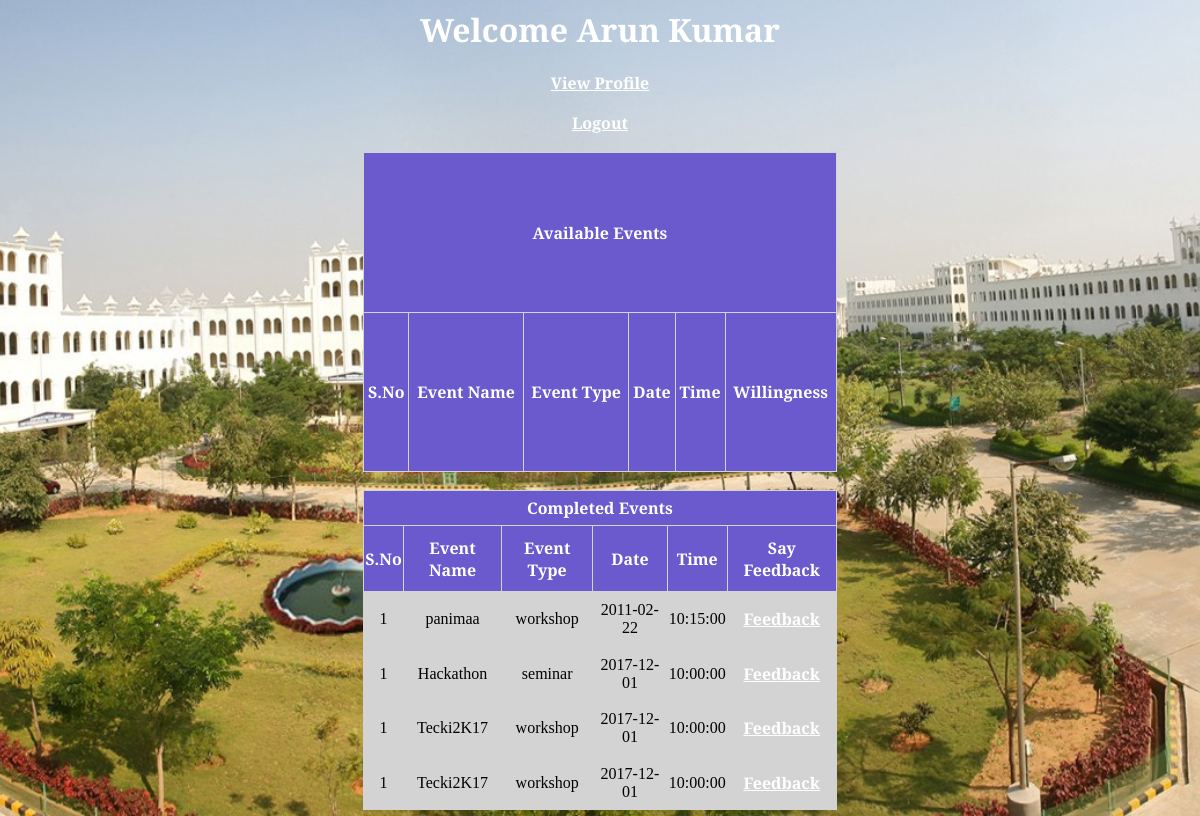
Page /student_dashboard.php (signed in) on the committed database.
### tables this page shows
CREATE TABLE `student` (
  `rollno` varchar(12) NOT NULL,
  `password` varchar(50) NOT NULL,
  `name` varchar(50) NOT NULL,
  `dept` varchar(10) NOT NULL
);

CREATE TABLE `event` (
  `id` int(50) NOT NULL,
  `name` varchar(50) NOT NULL,
  `event_type` varchar(50) NOT NULL,
  `dept` varchar(10) NOT NULL,
  `date` date NOT NULL,
  `time` time NOT NULL
);

### student_dashboard.php (the view, shortened to what this page needs)
<?php
include("connect.php");
$dept=$_SESSION['dept'];
$rollno=$_SESSION['rollno'];
$query2=mysqli_query($connection,"select * from event where dept='$dept' and date < CURRENT_TIMESTAMP");
$query1=mysqli_query($connection,"select name from student where rollno='$rollno'");
$fetch1=mysqli_fetch_assoc($query1);
$name=$fetch1['name'];
?>
<?php
if($_SESSION['rollno']!="")
{
	?>
<center>
<font color="white"><h1 align="center">Welcome <?php echo $name?></h1></font>
<a href="profile.php">View Profile</a><br/><br/>
<a href="logout.php">Logout</a>	<br/>
<br/>
<table border=1px solid>
<tr>
<th colspan="6"> Available Events</th>
</tr>
<tr>
<th>S.No</th>
<th> Event Name </th>
<th> Event Type </th>
<th> Date </th>
<th> Time </th>
<th> Willingness</th>
</table>
<br/>
<table border=1px solid>
<tr>
<th colspan="6">Completed Events</th>
</tr>
<tr>
<th>S.No</th>
<th> Event Name </th>
<th> Event Type </th>
<th> Date </th>
<th> Time </th>
<th> Say Feedback</th>
</tr>
<?php
 while($fetch2=mysqli_fetch_assoc($query2))
 {
	 $sno1=1;
	 ?>
<tr>
<td><?php echo $sno1; $sno1=$sno1+1;?></td>
<td><?php echo $fetch2['name']?></td>
<td><?php echo $fetch2['event_type']?></td>
<td><?php echo $fetch2['date']?></td>
<td><?php echo $fetch2['time']?></td>
<td><a href="feedback.php">Feedback<?php $_SESSION['event_id']=$fetch2['id'];?></a></td>
</tr>
<?php
 }
	 ?>
</table>
</center>
<?php }
else
{
	header("location:index.php");
}?>

### connect.php (shortened to what this page needs)
<head>
</head>
<link rel="stylesheet" href="style.css">

### style.css (style rules this page uses)
table { border-collapse: collapse; width:40%; height:40%; text-align: center; margin:auto; padding:15px; vertical-align: center; border:1px groove LightGray; padding-top:50%; background:LightGray; }
th { background-color:slateblue; color: white; }
* { text-align:center; font-family: 'Playfair Display', serif; }
a { color:white; font-weight:bold; }

### rows in the picture
student: name "Arun Kumar"
event: sno1 "1", name "panimaa", event_type "workshop", date "2011-02-22", time "10:15:00"
event: sno1 "1", name "Hackathon", event_type "seminar", date "2017-12-01", time "10:00:00"
event: sno1 "1", name "Tecki2K17", event_type "workshop", date "2017-12-01", time "10:00:00"
event: sno1 "1", name "Tecki2K17", event_type "workshop", date "2017-12-01", time "10:00:00"
